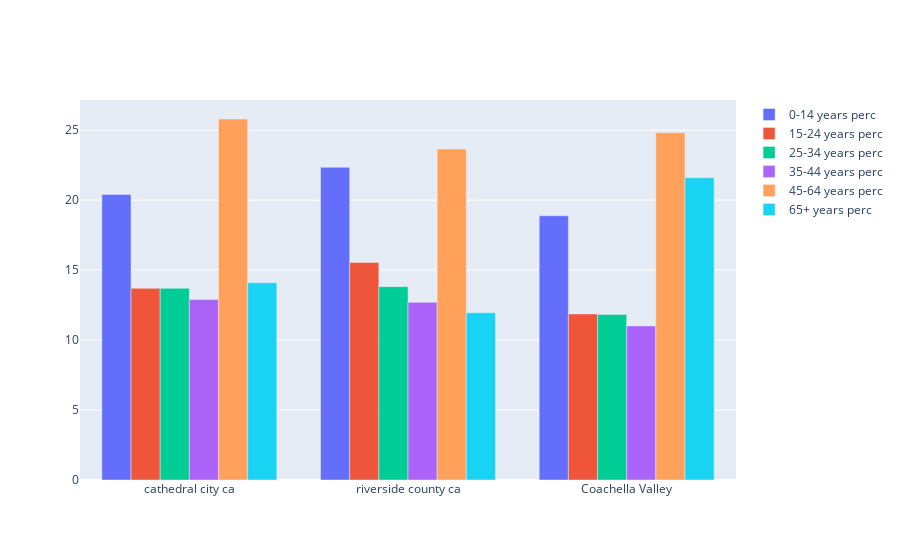

The cell this chart's notebook holds for it:
### Code cell
generate_age_plot(city)

### Figure 1 — Plotly figure (JSON) as saved in the notebook; plotly's stock layout.template omitted (floating-point values rounded to 4 significant figures)
{"data": [{"name": "0-14 years perc", "type": "bar", "x": ["cathedral city ca", "riverside county ca", "Coachella Valley"], "y": [20.4, 22.35, 18.88]}, {"name": "15-24 years perc", "type": "bar", "x": ["cathedral city ca", "riverside county ca", "Coachella Valley"], "y": [13.7, 15.54, 11.87]}, {"name": "25-34 years perc", "type": "bar", "x": ["cathedral city ca", "riverside county ca", "Coachella Valley"], "y": [13.7, 13.82, 11.83]}, {"name": "35-44 years perc", "type": "bar", "x": ["cathedral city ca", "riverside county ca", "Coachella Valley"], "y": [12.9, 12.7, 11.01]}, {"name": "45-64 years perc", "type": "bar", "x": ["cathedral city ca", "riverside county ca", "Coachella Valley"], "y": [25.8, 23.65, 24.81]}, {"name": "65+ years perc", "type": "bar", "x": ["cathedral city ca", "riverside county ca", "Coachella Valley"], "y": [14.1, 11.95, 21.6]}], "layout": {"barmode": "group"}}
